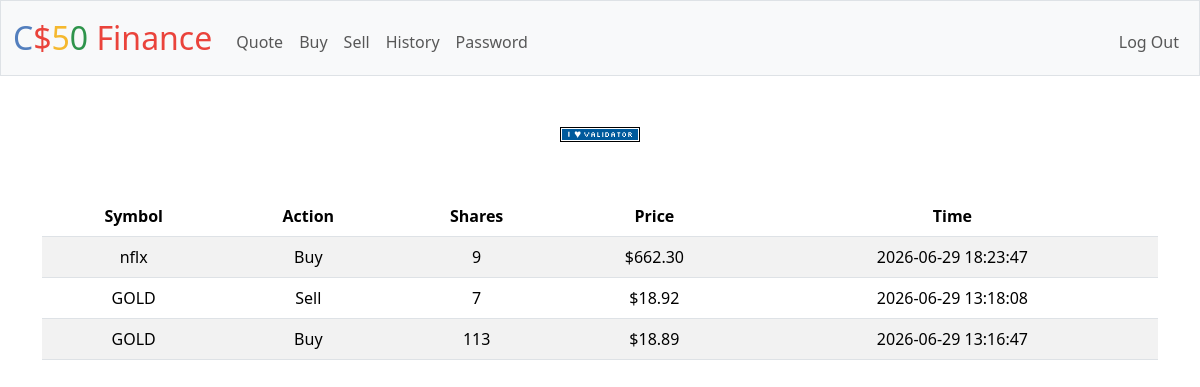
Screenshot of /history (signed in) with the database file from the repository.
### tables this page shows
CREATE TABLE transactions (
    id INTEGER PRIMARY KEY AUTOINCREMENT,
    user_id INTEGER NOT NULL,
    symbol TEXT NOT NULL,
    shares INTEGER NOT NULL,
    price REAL NOT NULL,
    transacted TIMESTAMP DEFAULT CURRENT_TIMESTAMP,
    FOREIGN KEY (user_id) REFERENCES users(id)
);

### app.py (the view)
@app.route("/history")
@login_required
def history():
    history = db.execute(
        "SELECT * FROM transactions WHERE user_id = ? ORDER BY transacted DESC", session["user_id"])
    return render_template("history.html", history=history)

### app.py (called while the page is built)
@app.after_request
def after_request(response):
    response.headers["Cache-Control"] = "no-cache, no-store, must-revalidate"
    response.headers["Expires"] = 0
    response.headers["Pragma"] = "no-cache"
    return response

### helpers.py (called while the page is built)
def login_required(f):
    @wraps(f)
    def decorated_function(*args, **kwargs):
        if session.get("user_id") is None:
            return redirect("/login")
        return f(*args, **kwargs)
    return decorated_function

def usd(value):
    return f"${value:,.2f}"

### templates/history.html (shortened to what this page needs)
{% extends "layout.html" %}
{% block main %}
    <table class="table table-striped">
        <thead>
            <tr>
                <th>Symbol</th>
                <th>Action</th>
                <th>Shares</th>
                <th>Price</th>
                <th>Time</th>
            </tr>
        </thead>
        <tbody>
            {% for h in history %}
            <tr>
                <td>{{ h.symbol }}</td>
                <td>{{ "Sell" if h.shares < 0 else "Buy" }}</td>
                <td>{{ h.shares|abs }}</td>
                <td>{{ h.price | usd }}</td>
                <td>{{ h.transacted }}</td>
            </tr>
        {% endfor %}
{% endblock %}

### templates/layout.html (shortened to what this page needs)
<!DOCTYPE html>
<html lang="en">
    <head>
        <link href="https://cdn.jsdelivr.net/npm/bootstrap@5.3.8/dist/css/bootstrap.min.css" rel="stylesheet">
        <link href="/static/styles.css" rel="stylesheet">
    </head>
    <body>
        <nav class="bg-light border navbar navbar-expand-md navbar-light">
            <div class="container-fluid">
                <a class="navbar-brand" href="/"><span class="blue">C</span><span class="red">$</span><span class="yellow">5</span><span class="green">0</span> <span class="red">Finance</span></a>
                <div class="collapse navbar-collapse" id="navbar">
                    {% if session["user_id"] %}
                        <ul class="navbar-nav me-auto mt-2">
                            <li class="nav-item"><a class="nav-link" href="/quote">Quote</a></li>
                            <li class="nav-item"><a class="nav-link" href="/buy">Buy</a></li>
                            <li class="nav-item"><a class="nav-link" href="/sell">Sell</a></li>
                            <li class="nav-item"><a class="nav-link" href="/history">History</a></li>
                            <li class="nav-item"><a class="nav-link" href="/password">Password</a></li>
                        </ul>
                        <ul class="navbar-nav ms-auto mt-2">
                            <li class="nav-item"><a class="nav-link" href="/logout">Log Out</a></li>
                        </ul>
                    {% else %}
                        <ul class="navbar-nav ms-auto mt-2">
                            <li class="nav-item"><a class="nav-link" href="/register">Register</a></li>
                            <li class="nav-item"><a class="nav-link" href="/login">Log In</a></li>
                        </ul>
                    {% endif %}
                </div>
            </div>
        </nav>
        <main class="container py-5 text-center">
            {% block main %}{% endblock %}
        </main>
        <footer class="mb-5">
            <form action="https://validator.w3.org/check" class="text-center" enctype="multipart/form-data" method="post" target="_blank">
                <input alt="Validate" src="/static/I_heart_validator.png" type="image">
            </form>
        </footer>
    </body>
</html>

### static/styles.css (style rules this page uses)
nav .navbar-brand { font-size: xx-large; }
nav .navbar-brand .blue { color: #537fbe; }
nav .navbar-brand .red { color: #ea433b; }
nav .navbar-brand .yellow { color: #f5b82e; }
nav .navbar-brand .green { color: #2e944b; }

### rows the page displays
transactions: symbol "nflx", shares "Buy", shares|abs "9", price "$662.30", transacted "2026-06-29 18:23:47"
transactions: symbol "GOLD", shares "Sell", shares|abs "7", price "$18.92", transacted "2026-06-29 13:18:08"
transactions: symbol "GOLD", shares "Buy", shares|abs "113", price "$18.89", transacted "2026-06-29 13:16:47"
